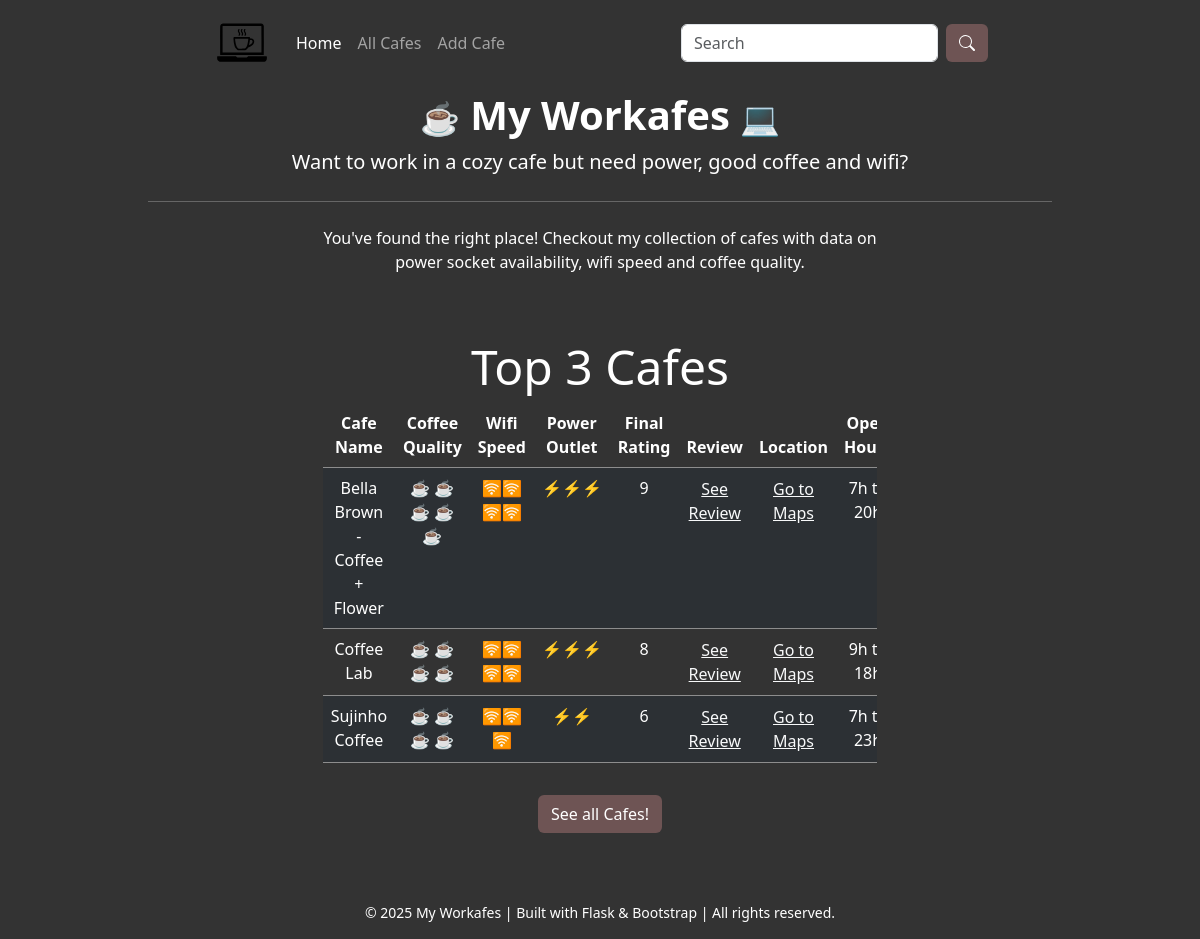
The page / on the database its author committed.
### main.py (models this page shows)
class Cafe(db.Model):
    id: Mapped[int] = mapped_column(Integer, primary_key=True)
    cafe_name: Mapped[str] = mapped_column(String(100), unique=True, nullable=False)
    location: Mapped[str] = mapped_column(String,nullable=False)
    review: Mapped[str] = mapped_column(String(1000), nullable=True)
    coffee_rating: Mapped[str] = mapped_column(String(30), nullable=False)
    open_time: Mapped[str] = mapped_column(String(20), nullable=False)
    closing_time: Mapped[str] = mapped_column(String(20), nullable=False)
    wifi_rating: Mapped[str] = mapped_column(String(30), nullable=False)
    power_outlet_rating: Mapped[str] = mapped_column(String(30), nullable=False)
    final_rating: Mapped[str] = mapped_column(String(30), nullable=False)

### main.py (the view)
@app.route("/")
def home():
    result = db.session.execute(db.select(Cafe).order_by(Cafe.final_rating.desc()))
    top3_cafes = result.scalars().all()[:3]
    return render_template("index.html", cafes=top3_cafes)

### main.py (called while the page is built)
@app.context_processor
def inject_year():
    return {'current_year': datetime.now().year}

### templates/index.html
{% extends 'base.html' %} {% block title %}Coffee and Wifi{% endblock %} {%block
navlinks%}
<a class="nav-link active" aria-current="page" href="{{ url_for('home')}}"
  >Home</a
>
<a class="nav-link" href="{{ url_for('all_cafes') }}">All Cafes</a>
<a class="nav-link" href="{{ url_for('add_cafe') }}">Add Cafe</a>
{% endblock %} {%block content %}
<div class="jumbotron text-center row justify-content-center">
  <div class="container-fluid px-3 px-md-5 col-12 col-md-10 text-center">
    <h1 class="fw-bold fs-1 header">
      <span class="fs-2">☕️</span> My Workafes <span class="fs-2">💻</span>
    </h1>
    <p class="lead">
      Want to work in a cozy cafe but need power, good coffee and wifi?
    </p>
    <hr class="mt-2 mt-md-4" />
    <div class="container justify-content-center mt-4 col-lg-8">
      <p>
        You've found the right place! Checkout my collection of cafes with data
        on power socket availability, wifi speed and coffee quality.
      </p>
      <div class="container-fluid py-5">
        <h2 class="display-5">Top 3 Cafes</h2>
        <div class="table-responsive table-dark">{%include "table.html"%}</div>
        <a
          class="btn btn-coffee mt-3"
          id="see-all-cafes"
          href="{{ url_for('all_cafes') }}"
          role="button"
          >See all Cafes!</a
        >
      </div>
    </div>
  </div>
</div>
{% endblock %}

### templates/base.html (shortened to what this page needs)
<!DOCTYPE html>
<html lang="en">
  <head>
    {% block styles %}
    <link
      href="https://cdn.jsdelivr.net/npm/bootstrap@5.3.3/dist/css/bootstrap.min.css"
      rel="stylesheet"
    />
    <link
      rel="stylesheet"
      href="https://cdnjs.cloudflare.com/ajax/libs/font-awesome/5.14.0/css/all.min.css"
    />
    <link
      rel="stylesheet"
      href="{{ url_for('static', filename='css/styles.css') }}"
    />
    {% endblock %}
  </head>
  <body class="d-flex flex-column min-vh-100">
    <main class="flex-grow-1">
      {% block navbar%}
      <nav class="navbar navbar-dark navbar-expand-lg">
        <div class="container-fluid col-lg-8">
          <a class="navbar-brand d-flex menu" href="{{ url_for('home') }}">
            <img
              src="../static/icon/new-favicon.svg"
              alt="Cup of coffee with steam"
              width="60"
              height="60"
              class="align-text-bottom"
            />
          </a>
          <div
            class="collapse navbar-collapse justify-content-between"
            id="navbarNavAltMarkup"
          >
            <div class="navbar-nav">{% block navlinks %}{% endblock %}</div>
            <form
              class="d-flex form"
              role="search"
              method="GET"
              action="{{ url_for('search') }}"
            >
              <input
                class="form-control me-2"
                type="search"
                name="search-box"
                placeholder="Search"
                aria-label="Search"
              />
              <button class="btn btn-coffee align-text-top" type="submit">
              </button>
            </form>
          </div>
        </div>
      </nav>
      {% endblock %} {% block content %} {% endblock %}
    </main>
    <footer class="bg-footer text-white text-center py-3 mt-auto">
      <div class="container">
        <p class="mb-0 small">
          © {{ current_year }} My Workafes | Built with Flask & Bootstrap | All
          rights reserved.
        </p>
      </div>
    </footer>
  </body>
</html>

### templates/table.html (shortened to what this page needs)
{%block table%}
<table class="table table-dark table-striped table-hover">
  <thead>
    <tr>
      <th scope="col">Cafe Name</th>
      <th scope="col">Coffee Quality</th>
      <th scope="col">Wifi Speed</th>
      <th scope="col">Power Outlet</th>
      <th scope="col">Final Rating</th>
      <th scope="col">Review</th>
      <th scope="col">Location</th>
      <th scope="col">Open Hours</th>
    </tr>
  </thead>
  <tbody>
    {% for cafe in cafes %}
    <tr>
      <td>{{cafe.cafe_name}}</td>
      <td>{{cafe.coffee_rating}}</td>
      <td>{{cafe.wifi_rating}}</td>
      <td>{{cafe.power_outlet_rating}}</td>
      <td>{{cafe.final_rating}}</td>
      <td>
        <a
          href="#"
          class="btn btn-link text-light p-0"
          data-bs-toggle="modal"
          data-bs-target="#reviewModal{{ cafe.id }}"
        >
          See Review
        </a>
      </td>
      <td>
        <a
          href="{{cafe.location}}"
          class="btn btn-link text-light p-0"
          target="_blank"
          rel="noopener noreferrer"
        >
          Go to Maps</a
        >
      </td>
      <td>
        {{cafe.open_time.split(":")[0]}}h to
        {{cafe.closing_time.split(":")[0]}}h
      </td>
    </tr>
    {% endfor %}
  </tbody>
</table>
{% endblock %}

### static/css/styles.css (style rules this page uses)
body { background-color: #333; color: white; height: 100%; }
html { height: 100%; }
body { display: flex; flex-direction: column; min-height: 100vh; }
main { flex: 1; }
a { color: #ffc107; }
.bg-footer { background-color:none; }
.jumbotron { display: flex; align-items: center; margin: 0; height: 100vh; color: white; background-color: #333; }
.header { font-weight: 600; }
.table-dark { background: none; background-color: #333; }
.table-dark th, .table-dark td { background-color: inherit; color: inherit; border-color: #8d8d8d; }
.form { position: relative; }
.btn-coffee { background-color: #6e5454; color: white; }

### rows shown on the page
Cafe: cafe_name "Bella Brown - Coffee + Flower", coffee_rating "☕ ☕ ☕ ☕ ☕", wifi_rating "🛜🛜🛜🛜", power_outlet_rating "⚡⚡⚡", final_rating "9", open_time "7", closing_time "20"
Cafe: cafe_name "Coffee Lab", coffee_rating "☕ ☕ ☕ ☕", wifi_rating "🛜🛜🛜🛜", power_outlet_rating "⚡⚡⚡", final_rating "8", open_time "9", closing_time "18"
Cafe: cafe_name "Sujinho Coffee", coffee_rating "☕ ☕ ☕ ☕", wifi_rating "🛜🛜🛜", power_outlet_rating "⚡⚡", final_rating "6", open_time "7", closing_time "23"
